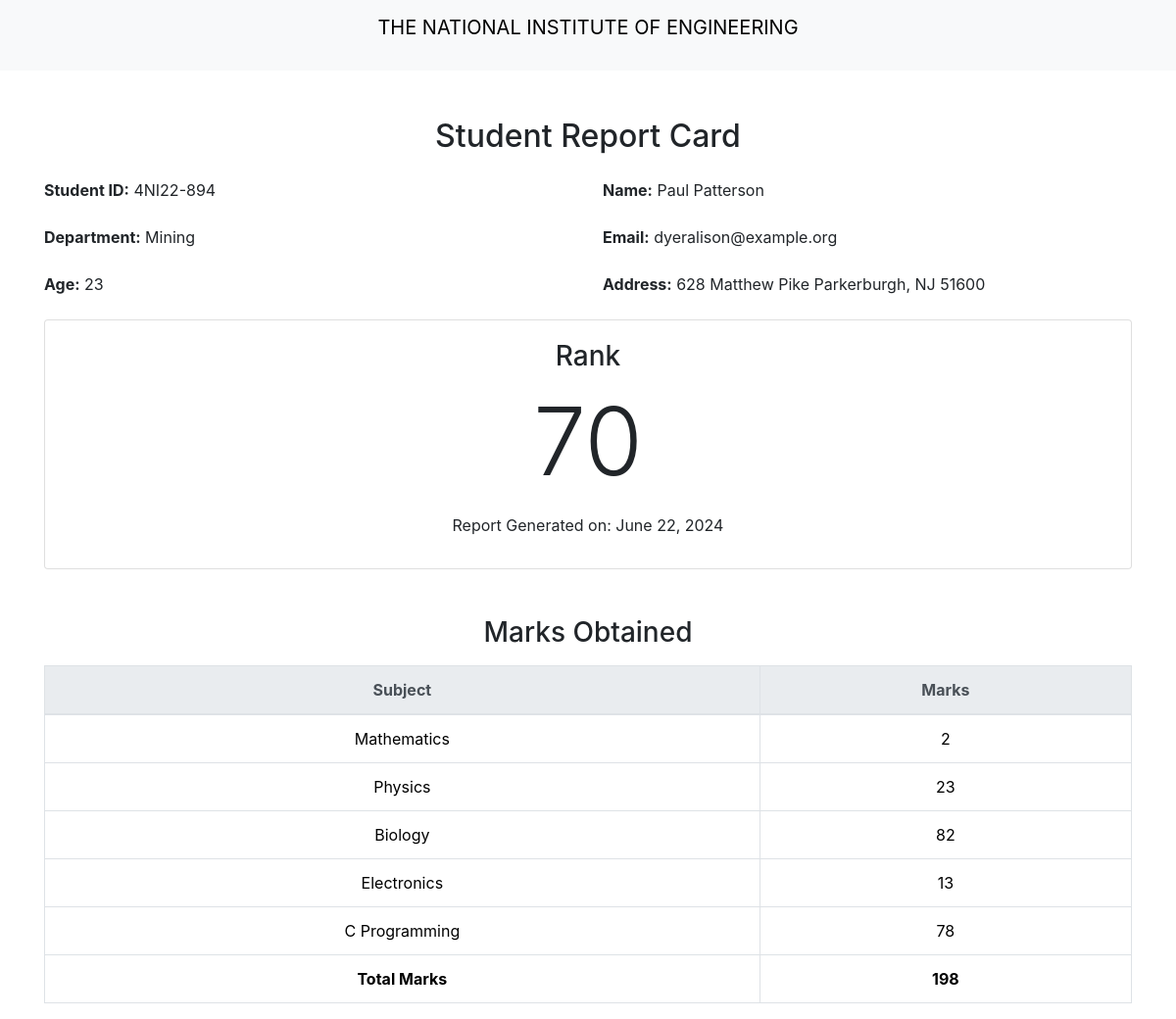
Screenshot of /student-marks/4NI22-894 with the database file from the repository.
### reportcardapp/models.py (models this page shows, shortened)
class SubjectMarks(models.Model):
    student = models.ForeignKey(Student, related_name="student", on_delete=models.CASCADE)
    subject = models.ForeignKey(Subject, related_name="subject", on_delete=models.CASCADE)
    marks = models.IntegerField(default=0)
    class Meta:
        unique_together = ['student', 'subject']

class Student(models.Model):
    student_department = models.ForeignKey(Department, related_name="depart", on_delete=models.CASCADE, null=True, blank=True)
    student_id = models.OneToOneField(StudentID, related_name='studentid', on_delete=models.CASCADE, null=True, blank=True)
    student_name = models.CharField(max_length=100)
    student_email = models.EmailField(unique=True, null=True, blank=True) #should be unique
    student_age = models.IntegerField(default=18)
    student_address = models.TextField(null=True, blank=True)
    class Meta:
        ordering = ['student_department']
        verbose_name = "student"

class StudentID(models.Model):
    student_id = models.CharField(max_length=100)

class Department(models.Model):
    department = models.CharField(max_length=100)
    class Meta:
        ordering = ['department']

class Rank(models.Model):
    student=models.ForeignKey(Student, related_name="studentrank", on_delete=models.CASCADE)
    student_rank=models.IntegerField(default=0)
    date_of_report_generation=models.DateField(auto_now_add=True)
    class Meta:
        unique_together=['student_rank', 'date_of_report_generation']

class Subject(models.Model):
    subject_name = models.CharField(max_length=100)

### reportcardapp/views.py (the view)
# urls.py: path('student-marks/<student_id>', see_marks, name="see_marks")
def see_marks(request, student_id):
    queryset=SubjectMarks.objects.filter(student__student_id__student_id=student_id)
    total_marks=queryset.aggregate(Sum('marks'))
    total_marks=total_marks['marks__sum']#retrieve dict value
    return render(request, 'studentmarks.html', {'queryset':queryset, 'total_marks': total_marks})

### reportcardapp/templates/studentmarks.html
{% extends "base.html" %}
{% block start %}
<div class="container mt-5">
    <h2 class="mb-4 text-center">Student Report Card</h2>
    <div class="row mb-4">
        <div class="col-md-6">
            <strong>Student ID:</strong> {{ queryset.first.student.student_id.student_id }}
        </div>
        <div class="col-md-6">
            <strong>Name:</strong> {{ queryset.first.student.student_name }}
        </div>
    </div>
    <div class="row mb-4">
        <div class="col-md-6">
            <strong>Department:</strong> {{ queryset.first.student.student_department.department }}
        </div>
        <div class="col-md-6">
            <strong>Email:</strong> {{ queryset.first.student.student_email }}
        </div>
    </div>
    <div class="row mb-4">
        <div class="col-md-6">
            <strong>Age:</strong> {{ queryset.first.student.student_age }}
        </div>
        <div class="col-md-6">
            <strong>Address:</strong> {{ queryset.first.student.student_address }}
        </div>
    </div>
    <div class="row mb-4">
        <div class="col-md-12">
            <div class="card text-center">
                <div class="card-body">
                    <h3 class="card-title">Rank</h3>
                    <p class="card-text display-1">{{ queryset.first.student.studentrank.first.student_rank }}</p>
                    <p class="card-title">Report Generated on: {{ queryset.first.student.studentrank.first.date_of_report_generation }}</p>
                </div>
            </div>
        </div>
    </div>
    <h3 class="mt-5 text-center">Marks Obtained</h3>
    <table class="table table-bordered table-hover mt-3">
        <thead class="thead-light">
            <tr>
                <th scope="col">Subject</th>
                <th scope="col">Marks</th>
            </tr>
        </thead>
        <tbody>
            {% for query in queryset %}
            <tr>
                <td>{{ query.subject.subject_name }}</td>
                <td>{{ query.marks }}</td>
            </tr>
            {% empty %}
            <tr>
                <td colspan="2">No marks available.</td>
            </tr>
            {% endfor %}
            <tr>
                <td><strong>Total Marks</strong></td>
                <td><strong>{{ total_marks }}</strong></td>
            </tr>
        </tbody>
    </table>
</div>
{% endblock %}

### reportcardapp/templates/base.html (style rules this page uses)
table, th, td { border: 2px solid; }
th, td { text-align: center; }
table { width: 100%; border-collapse: collapse; }

### rows the page displays
SubjectMarks: first.student.student_id.student_id "4NI22-894", first.student.student_name "Paul Patterson", first.student.student_department.department "Mining", first.student.student_email "dyeralison@example.org", first.student.student_age "23", first.student.student_address "628 Matthew Pike Parkerburgh, NJ 51600", first.student.studentrank.first.student_rank "70", first.student.studentrank.first.date_of_report_generation "June 22, 2024", subject.subject_name "Mathematics", marks "2"
SubjectMarks: subject.subject_name "Physics", marks "23"
SubjectMarks: subject.subject_name "Biology", marks "82"
SubjectMarks: subject.subject_name "Electronics", marks "13"
SubjectMarks: subject.subject_name "C Programming", marks "78"

### other values shown
{{ total_marks }} "198"
